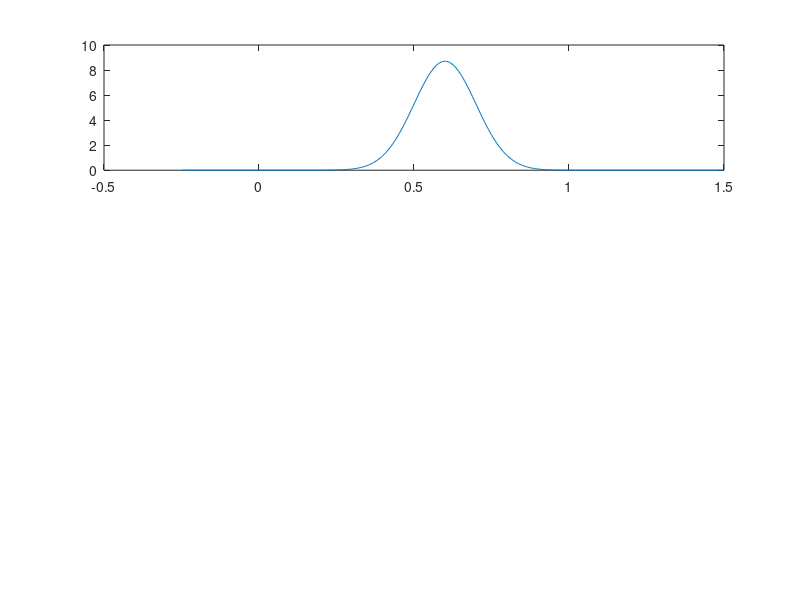

This chart was generated by the following MATLAB code: (Note: this script raises an error after producing the figure.)
load('finite_player_game.mat')
load('base_scenario_SREC_MFG.mat')
f6 = figure(235);
x0=10;
y0=10;
width=600;
height=width;
pp = zeros(length(x), length(t));
for k = 1:K
    pp = pp + pi_k(k) .* p(:,:,k);
end
set(gcf,'position',[x0,y0,width,height])
Nplayers = 2000;
subset = [1, 14, 27, 40, 53];
col = {[0 0.4470 0.7410], [0.8500 0.3250 0.0980], [0.9290 0.6940 0.1250], [0.4940 0.1840 0.5560], [0.4660 0.6740 0.1880]};
   
for k = 1:K
    subplot(K+1, 1, k)
    idx_agent_k = (agent_type == k);
    for a = 1:length(subset)
        plot(x, p(:, subset(a), k)*Nplayers*pi_k(k), 'color', col{a});
        hold on
        histogram(bank(subset(a), idx_agent_k),x, 'EdgeColor', 'none', 'EdgeAlpha', 0, 'FaceAlpha', 0.2, 'FaceColor',col{a});
    end
    ax = gca;
    ax.FontSize = 14;
    xlabel('SREC Inventory')
    xlim([0 max(x)])
    ylabel("Density")
    title(strcat("Mean Field Distribution for Sub-population ", int2str(k)))
end

subplot(K+1, 1, K+1)
plot(x, pp(:, subset)*Nplayers);
hold on
for b = 1:length(subset)
    histogram(bank(subset(b), :), x, 'EdgeColor', 'none', 'EdgeAlpha', 0, 'FaceAlpha', 0.2, 'FaceColor',col{b})
end
ax = gca;
ax.FontSize = 14;
xlabel('SREC Inventory');
ylabel("Density")
title("Mean Field Distribution for All Agents")
xlim([0 max(x)])
save2pdf("finite_player_dist.pdf", f6, 600)
